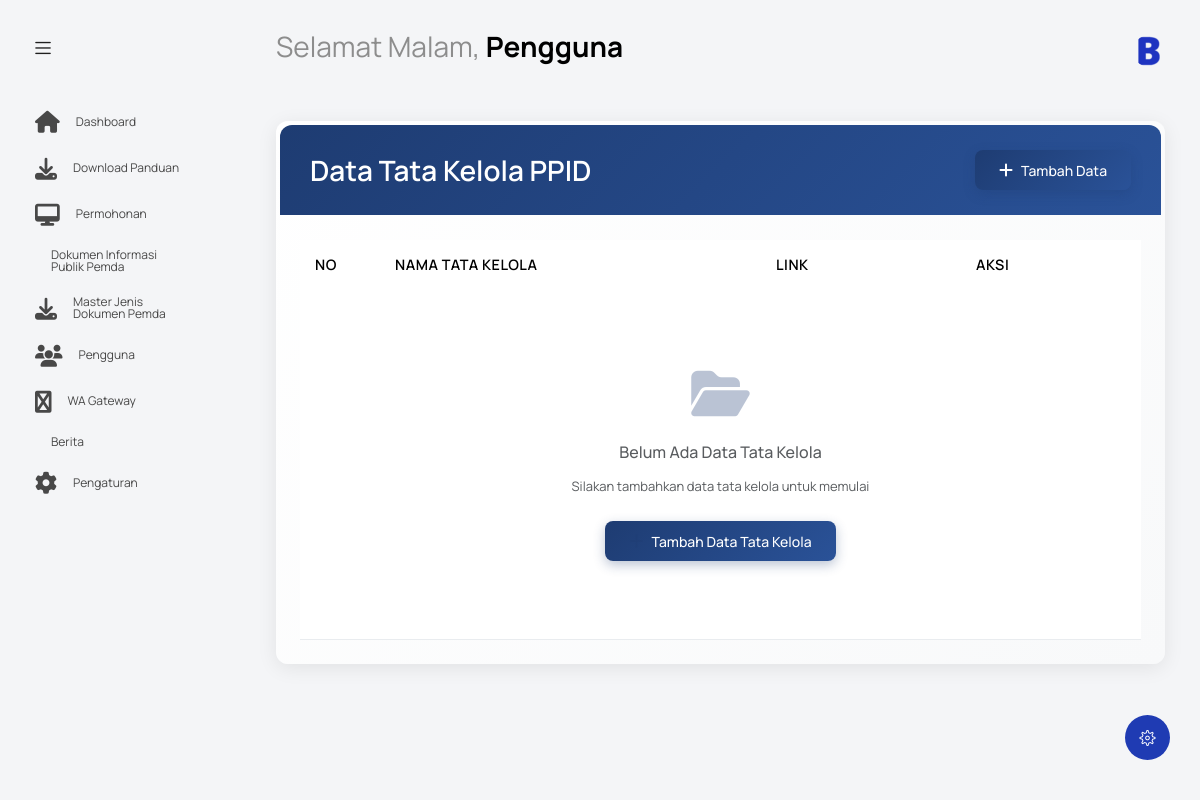
Before: /index.php?controller=tataKelola&action=index (signed in) with the older database file.
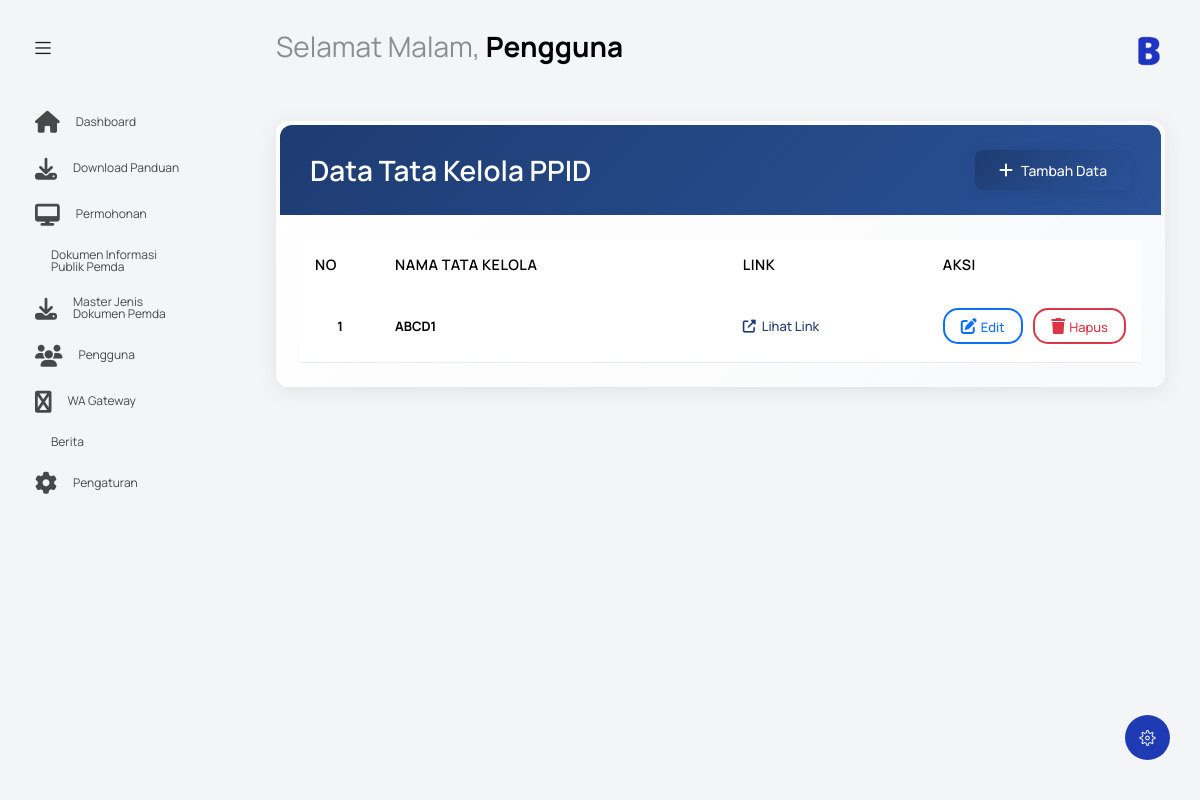
After: the same page with the newer database file.
### tables this page shows
CREATE TABLE `tata_kelola` (
  `id_tata_kelola` int NOT NULL,
  `nama_tata_kelola` varchar(255) NOT NULL,
  `link` text,
  `created_at` timestamp NULL DEFAULT CURRENT_TIMESTAMP,
  `updated_at` timestamp NULL DEFAULT CURRENT_TIMESTAMP ON UPDATE CURRENT_TIMESTAMP
);

### controllers/TataKelolaController.php (called while the page is built, shortened)
<?php
require_once 'models/TataKelolaModel.php';
class TataKelolaController {
    private $tataKelolaModel;
    public function __construct() {
        global $database;
        $db = null;
        if (isset($database)) {
            $db = $database->getConnection();
        }
        $this->tataKelolaModel = new TataKelolaModel($db);
    }
    public function index() {
        try {
            $tataKelolaList = $this->tataKelolaModel->getAllTataKelola();
            include 'views/tata_kelola/index.php';
        } catch (Exception $e) {
            error_log("Error in TataKelolaController::index: " . $e->getMessage());
            $tataKelolaList = [];
            $pageInfo = [
                'title' => 'Tata Kelola - PPID Mandailing Natal',
                'description' => 'Pengelolaan data tata kelola PPID Mandailing Natal',
                'keywords' => 'PPID, Mandailing Natal, Tata Kelola, Pengelolaan'
            ];
            include 'views/tata_kelola/index.php';
        }
    }
}
?>

### models/TataKelolaModel.php (called while the page is built, shortened)
<?php
class TataKelolaModel {
    private $conn;
    public function __construct($db = null) {
        $this->conn = $db;
    }
    public function getAllTataKelola() {
        $query = "SELECT id_tata_kelola, nama_tata_kelola, link, created_at, updated_at
                  FROM tata_kelola
                  ORDER BY created_at DESC";
        try {
            $stmt = $this->conn->prepare($query);
            $stmt->execute();
            $results = $stmt->fetchAll(PDO::FETCH_ASSOC);
            return $results;
        } catch (PDOException $e) {
            error_log("Database error in getAllTataKelola: " . $e->getMessage());
            return [];
        }
    }
}
?>

### views/tata_kelola/index.php (the view, shortened to what the changed rows need)
<?php include('template/header.php'); ?>
<body class="with-welcome-text">
  <div class="container-scroller">
    <?php include 'template/navbar.php'; ?>
    <div class="container-fluid page-body-wrapper">
      <div class="main-panel">
        <div class="content-wrapper">
          <div class="row">
            <div class="col-12">
              <div class="card gov-card">
                <div class="card-body">
                  <div class="table-responsive">
                    <table class="table gov-table table-hover">
                      <thead>
                        <tr>
                          <th style="width: 80px;">No</th>
                          <th>Nama Tata Kelola</th>
                          <th style="width: 200px;">Link</th>
                          <th style="width: 180px;">Aksi</th>
                        </tr>
                      </thead>
                      <tbody>
                        <?php if (!empty($tataKelolaList)): ?>
                          <?php $no = 1; foreach ($tataKelolaList as $tataKelola): ?>
                            <tr>
                              <td class="text-center"><strong><?= $no++ ?></strong></td>
                              <td><strong><?= htmlspecialchars($tataKelola['nama_tata_kelola']) ?></strong></td>
                              <td>
                                <?php if (!empty($tataKelola['link'])): ?>
                                  <a href="<?= htmlspecialchars($tataKelola['link']) ?>" target="_blank" class="link-external">
                                    <i class="fas fa-external-link-alt"></i>
                                    Lihat Link
                                  </a>
                                <?php else: ?>
                                  <span class="text-muted">-</span>
                                <?php endif; ?>
                              </td>
                              <td>
                                <a href="index.php?controller=tataKelola&action=form&id=<?= $tataKelola['id_tata_kelola'] ?>"
                                   class="btn btn-sm btn-action btn-edit me-2">
                                  <i class="fas fa-edit me-1"></i>Edit
                                </a>
                                <button class="btn btn-sm btn-action btn-delete"
                                        onclick="confirmDelete(<?= $tataKelola['id_tata_kelola'] ?>, '<?= addslashes(htmlspecialchars($tataKelola['nama_tata_kelola'])) ?>')">
                                  <i class="fas fa-trash me-1"></i>Hapus
                                </button>
                              </td>
                            </tr>
                          <?php endforeach; ?>
                        <?php else: ?>
                          <tr>
                            <td colspan="4" class="text-center">
                              <div class="empty-state">
                                <i class="fas fa-folder-open fa-4x mb-4"></i>
                                <h5 class="text-muted mb-3">Belum Ada Data Tata Kelola</h5>
                                <p class="text-muted mb-4">Silakan tambahkan data tata kelola untuk memulai</p>
                                <a href="index.php?controller=tataKelola&action=form" class="btn btn-gov-primary">
                                  <i class="fas fa-plus me-2"></i>Tambah Data Tata Kelola
                                </a>
                              </div>
                            </td>
                          </tr>
                        <?php endif; ?>
                      </tbody>
                    </table>
                  </div>
                </div>
              </div>
            </div>
          </div>
        </div>
      </div>
    </div>
  </div>
</body>
</html>

Changed rows visible on the page:
added tata_kelola: nama_tata_kelola "ABCD1"
Other visible differences:
text no longer shown: "Belum Ada Data Tata Kelola Silakan tambahkan data tata kelola untuk memulai Tambah Data Tata Kelola"
